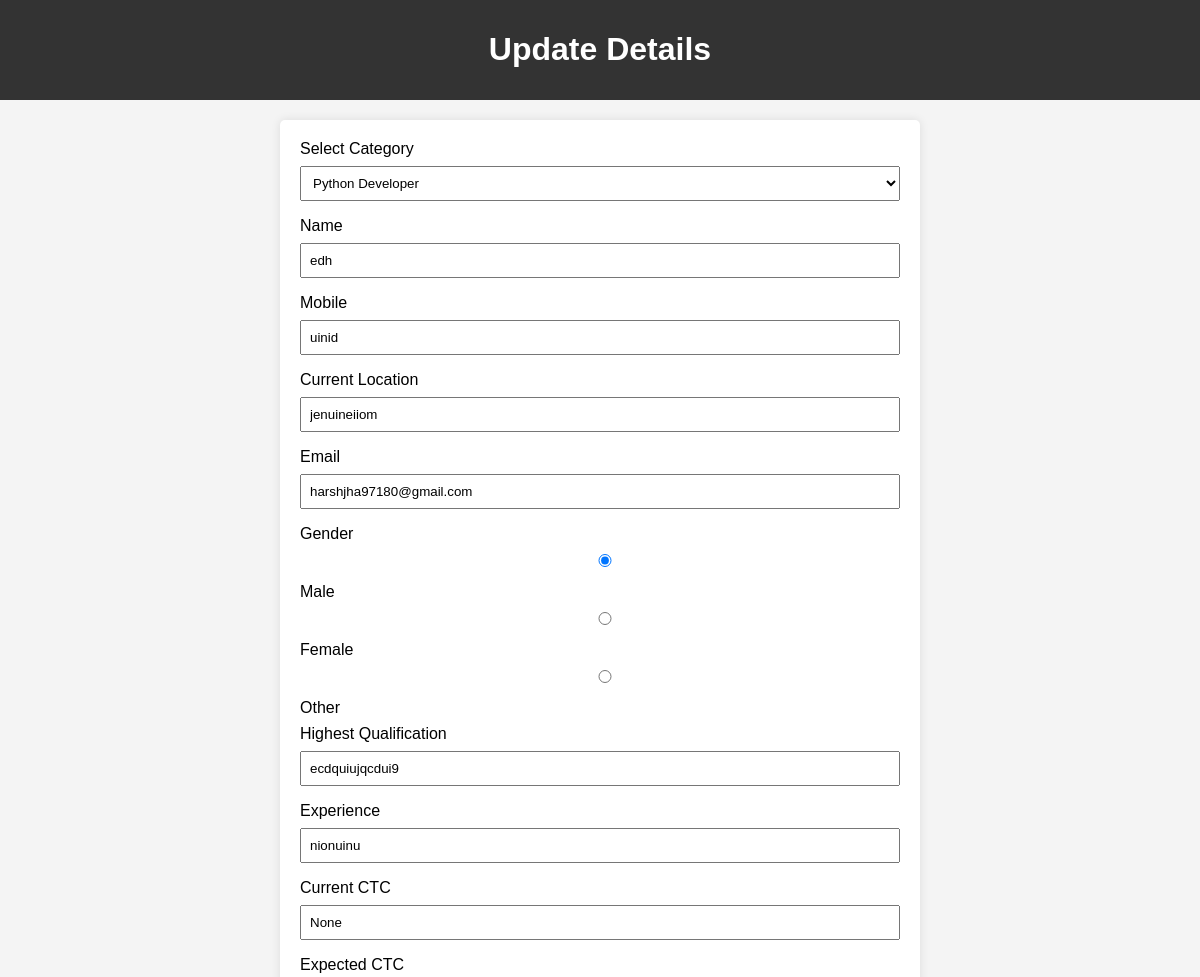
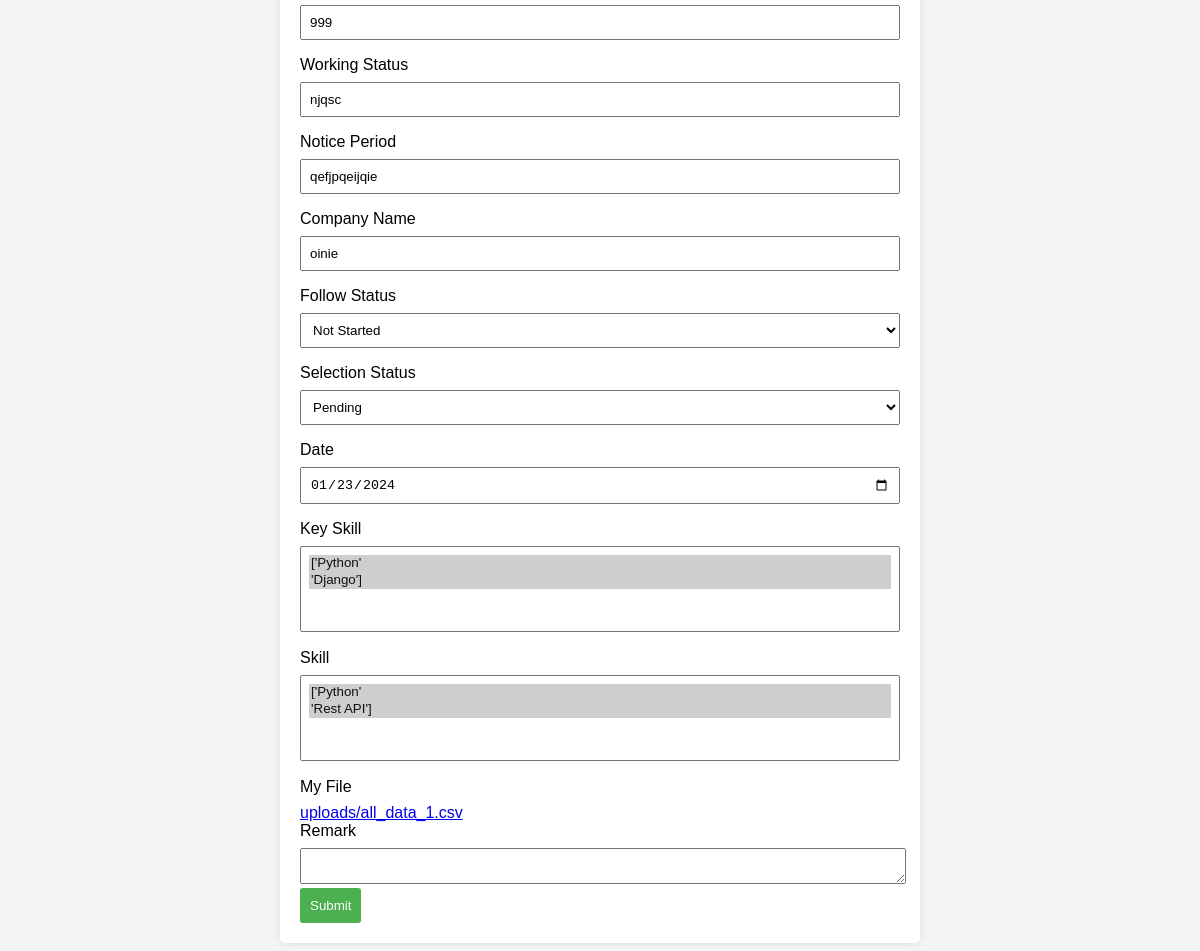
Screenshot of /update_resume/35/ with the database file from the repository (2 pictures, top to bottom).
### myapp/models.py (models this page shows)
class Resume(models.Model):
    select_category = models.CharField(max_length=255, null=True, blank=True)
    name = models.CharField(max_length=255, null=True, blank=True)
    mobile = models.CharField(max_length=15, null=True, blank=True)
    current_location = models.CharField(max_length=255, null=True, blank=True)
    email = models.EmailField(null=True, blank=True)
    gender = models.CharField(max_length=10, null=True, blank=True)
    highest_qualification = models.CharField(max_length=255, null=True, blank=True)
    experience = models.CharField(max_length=255, null=True, blank=True)
    currnet_ctc = models.CharField(max_length=255, null=True, blank=True)
    expected_ctc = models.CharField(max_length=255, null=True, blank=True)
    working_status = models.CharField(max_length=255, null=True, blank=True)
    notice_period = models.CharField(max_length=255, null=True, blank=True)
    company_name = models.CharField(max_length=255, null=True, blank=True)
    follow_status = models.CharField(max_length=20, null=True, blank=True)
    selection_status = models.CharField(max_length=20, null=True, blank=True)
    date = models.DateField(null=True, blank=True)
    checkbox_values = models.BooleanField(null=True, blank=True)
    key_skill = models.CharField(max_length=255, null=True, blank=True)
    skill = models.CharField(max_length=255, null=True, blank=True)
    my_file = models.FileField(upload_to="uploads/", null=True, blank=True)
    remark = models.TextField(null=True, blank=True)

### myapp/views.py (the view, shortened to what this page needs)
# urls.py: path("update_resume/<int:id>/", views.update_resume, name="update_resume"),
def update_resume(request, id):
    stu_det = Resume.objects.filter(pk=id).values()
    print(stu_det)
    return render(
        request,
        "myapp/update.html",
        {
            "stu_det": stu_det,
        },
    )

### myapp/templatetags/myfilter.py (called while the page is built)
@register.filter
def split(value, delimiter):
    return value.split(delimiter)

### myapp/templates/myapp/update.html (shortened to what this page needs)
<!DOCTYPE html>
{% load myfilter %}
<html lang="en">
<head>
</head>
<body>
    {% for st in stu_det %}
    <header>
        <h1>Update Details</h1>
    </header>
    <section>
<form method="post" action="" enctype="multipart/form-data">
            <label for="select_category">Select Category</label>
            <select id="select_category" value="" name="select_category" onchange="updateSkills()">
<option value="Python Developer" {% if st.select_category == 'Python Developer' %}selected{% endif %}>Python Developer</option>
            </select>
            <label for="name">Name</label>
            <input type="text" id="name" name="name" value="{{ st.name }}">
            <label for="mobile">Mobile</label>
            <input type="text" id="mobile" name="mobile" value="{{ st.mobile }}">
            <label for="current_location">Current Location</label>
            <input type="text" id="current_location" name="current_location" value="{{ st.current_location }}">
            <label for="email">Email</label>
            <input type="email" id="email" name="email" value="{{ st.email }}">
            <label>Gender</label>
<label for="male">
    <input type="radio" id="male" name="gender" value="male" {% if st.gender == 'male' %}checked{% endif %}> Male
</label>
<label for="female">
    <input type="radio" id="female" name="gender" value="female" {% if st.gender == 'female' %}checked{% endif %}> Female
</label>
<label for="other">
    <input type="radio" id="other" name="gender" value="other" {% if st.gender == 'other' %}checked{% endif %}> Other
</label>
            <label for="highest_qualification">Highest Qualification</label>
            <input type="text" id="highest_qualification" name="highest_qualification" value="{{ st.highest_qualification }}">
            <label for="experience">Experience</label>
            <input type="text" id="experience" name="experience" value="{{ st.experience }}">
            <label for="currnet_ctc">Current CTC</label>
            <input type="text" id="currnet_ctc" name="currnet_ctc" value="{{ st.currnet_ctc }}">
            <label for="expected_ctc">Expected CTC</label>
            <input type="text" id="expected_ctc" name="expected_ctc" value="{{ st.expected_ctc }}">
            <label for="working_status">Working Status</label>
            <input type="text" id="working_status" name="working_status" value="{{ st.working_status }}">
            <label for="notice_period">Notice Period</label>
            <input type="text" id="notice_period" name="notice_period" value="{{ st.notice_period }}">
            <label for="company_name">Company Name</label>
            <input type="text" id="company_name" name="company_name" value="{{ st.company_name }}">
            <label for="follow_status">Follow Status</label>
<select id="follow_status" name="follow_status">
    <option value="not_started" {% if st.follow_status == 'not_started' %}selected{% endif %}>Not Started</option>
</select>
            <label for="selection_status">Selection Status</label>
<select id="selection_status" name="selection_status">
    <option value="pending" {% if st.selection_status == 'pending' %}selected{% endif %}>Pending</option>
</select>
            <label for="date">Date</label>
            <input type="date" id="date" name="date" value="{{ st.date|date:'Y-m-d' }}">
           <label for="key_skill">Key Skill</label>
<select id="key_skill" name="key_skill" multiple>
    {% for skill in st.key_skill|split:',' %}
        <option value="{{ skill }}" selected>{{ skill }}</option>
    {% endfor %}
</select>
            <label for="skill">Skill</label>
            <select id="skill" name="skill" multiple>
    {% for skill in st.skill|split:',' %}
        <option value="{{ skill }}" selected>{{ skill }}</option>
    {% endfor %}
</select>
            <label for="my_file">My File</label>
            <a href="{{st.my_file}}">{{st.my_file}}</a>
            <label for="remark">Remark</label>
            <textarea id="remark" name="remark">{{ st.remark }}</textarea>
            <button type="submit">Submit</button>
        </form>
    </section>
   {% endfor %}
</body>
</html>

### myapp/templates/myapp/update.html (style rules this page uses)
body { font-family: Arial, sans-serif; background-color: #f4f4f4; margin: 0; padding: 0; }
header { background-color: #333; color: #fff; text-align: center; padding: 10px; }
section { max-width: 600px; margin: 20px auto; background-color: #fff; padding: 20px; box-shadow: 0 0 10px rgba(0, 0, 0, 0.1); border-radius: 5px; }
label { display: block; margin-bottom: 8px; }
input, select { width: 100%; padding: 8px; margin-bottom: 16px; box-sizing: border-box; }
button { background-color: #4caf50; color: #fff; padding: 10px; border: none; border-radius: 3px; cursor: pointer; }
#remark { width: 100%; }

### rows the page displays
Resume: select_category "Python Developer", name "edh", mobile "uinid", current_location "jenuineiiom", email "harshjha97180@gmail.com", gender "☑ Male", gender "☐ Female", gender "☐ Other", highest_qualification "ecdquiujqcdui9", experience "nionuinu", currnet_ctc "None", expected_ctc "999", working_status "njqsc", notice_period "qefjpqeijqie", company_name "oinie", follow_status "Not Started", selection_status "Pending", date "01/23/2024", key_skill "['Python' ☑ / 'Django'] ☑", skill "['Python' ☑ / 'Rest API'] ☑", my_file "uploads/all_data_1.csv"
